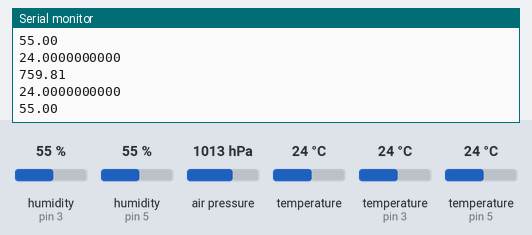
A sketch run on a simulated Arduino Uno, built with avr-gcc and run on an emulated ATmega328P. On the bench: the last lines printed to the serial monitor. Inputs (shaded band) come from the test bench; at power-on: humidity (sensors on pin 3, pin 5) 55 %, air pressure 1013 hPa, temperature 24 °C, temperature (sensors on pin 3, pin 5) 24 °C.

Above: at 1.2 s.
1.3 s: humidity (sensor on pin 3) set to 22 %
At 2.3 s:
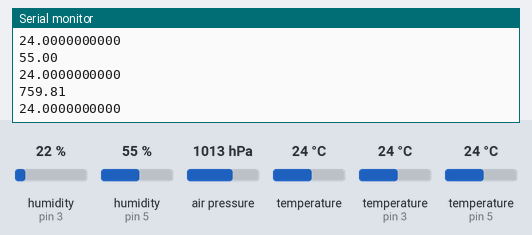
2.8 s: humidity (sensor on pin 5) set to 40 %
4.3 s: air pressure set to 952 hPa
At 4.9 s:
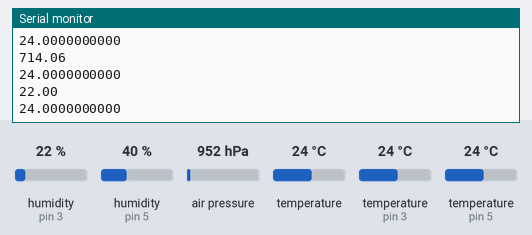
5.8 s: temperature (sensor 0) set to 12 °C
At 6.5 s:
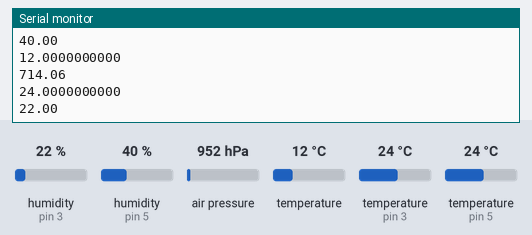
7.3 s: temperature (sensor on pin 3) set to 19 °C
At 7.9 s:
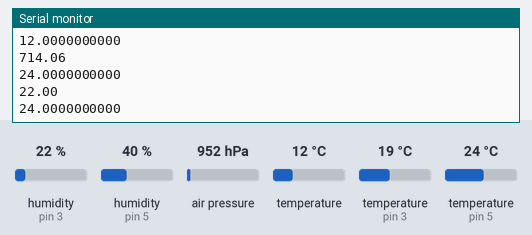
8.8 s: temperature (sensor on pin 5) set to 28 °C
At 9.5 s:
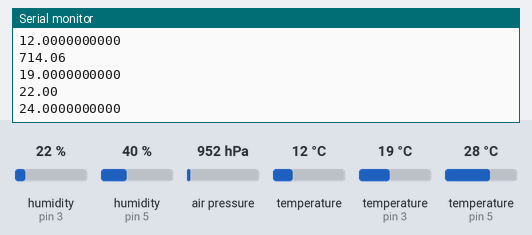
Timing chart, 0 to 11.3 s (numbered marks = the images above; inputs shaded):
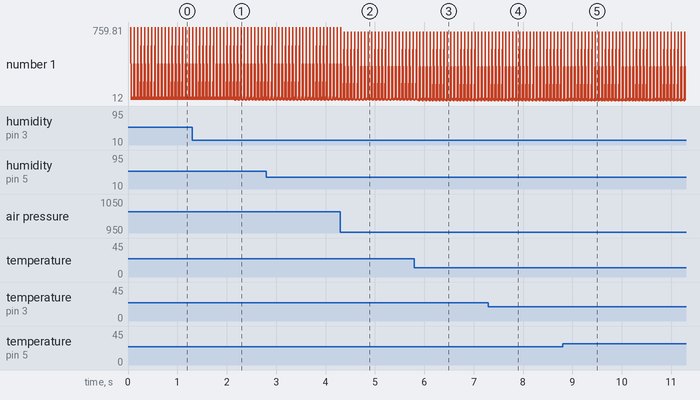

Measured:
- after the input at 1.3 s, the serial monitor: prints a new line after 0.87 s (image 1)
- after the input at 4.3 s, the serial monitor: prints a new line after 0.08 s (image 2)
- after the input at 5.8 s, the serial monitor: prints a new line after 0.10 s (image 3)
- plotted number 1: 22 → 12 after the input at 5.8 s

The sketch:

tepl.ino
```cpp
/*
  Прошивка для блока теплицы
*/
// Блок 1: Подключение библиотек и инициализация подключенных модулей
#include <math.h>
#include <SFE_BMP180.h>
#include <Wire.h>
#include <DHT.h>
#include <SoftwareSerial.h>

SoftwareSerial XBee(2,3);

#define DHTPIN 5 // Подключение DHT22 к пину 5
#define DHTPIN1 3 // Подключение DHT11 к пину 3
#define relay_pin 6 // Подключение реле к пину 6
SFE_BMP180 pressure; // Переменная для датчика BMP180

#define ALTITUDE 151.0 // Высота над уровнем моря в метрах

DHT dht(DHTPIN, DHT22); //Инициация датчиков
DHT dht1(DHTPIN1, DHT11);

float h1;
float t1;
float h;
float t;
char status;
double T,P;
int relay_status;

// Блок 2: Настройка устройств и подключений
void setup()
  {
  // Запуск последовательного порта
  Serial.begin(9600);
  XBee.begin(9600);

  dht.begin(); // Инициализируем DHT22
  dht1.begin(); // Инициализируем DHT11

  if (pressure.begin())
  {
    // Проверка на подключение BMP180
    Serial.print("BMP180 ok");
  }
  else
  {
    Serial.print("BMP180 fail");
    delay(2000);
    while(1); // Бесконечный цикл. Если есть сообщение об ошибке, нужно проверить подключение BMP180 и перезапустить плату (выключить и включить питание)
  }
 }

 void loop()
 {
  // Блок 3: Снятие показаний с датчиков
  String analogValue0;
  String analogValue1;
  h1 = dht1.readHumidity(); //Измеряем влажность
  t1 = dht1.readTemperature(); //Измеряем температуру
  if (isnan(h1) || isnan(t1)) {  // Проверка. Если не удается считать показания, выводится «Ошибка считывания», и программа завершает работу
    Serial.println("Ошибка считывания");
    return;
  }
  status = pressure.startTemperature(); // Старт измерения температуры
  delay(status);
  status = pressure.getTemperature(T);

  analogValue0 = String(T,DEC);
  // Определяем атм. давление:
  status = pressure.startPressure(1);
  delay(status);
  status = pressure.getPressure(P,T);

  analogValue1 = String(P*0.750064);

  h = dht.readHumidity(); //Измеряем влажность
  t = dht.readTemperature(); //Измеряем температуру

  if (isnan(h) || isnan(t)) {  // Проверка. Если не удается считать показания, выводится «Ошибка считывания», и программа завершает работу
    Serial.println("Ошибка считывания DHT22");
    return;
  }

  // Запись данных в переменные String
  String analogValue2 = String(t1,DEC);
  String analogValue3 = String(h1);
  String analogValue4 = String(t, DEC);
  String analogValue5 = String(h);

  // Блок 4: Отправка данных
  if(XBee.connected())
  {
    XBee.write("&field4="+analogValue3+"&field5="+analogValue4+"&field6="+analogValue5+"&field1="+analogValue0+"&field2="+analogValue1+"&field3="+analogValue2);
    Serial.println(analogValue0);
    Serial.println(analogValue1);
    Serial.println(analogValue2);
    Serial.println(analogValue3);
    Serial.println(analogValue4);
    Serial.println(analogValue5);
  }
  // Блок 5: Управление реле
  if(relay_status == 1)
  {
    digitalWrite(relay_pin, HIGH);
  } else {
    digitalWrite(relay_pin, LOW);
  }
}
```
